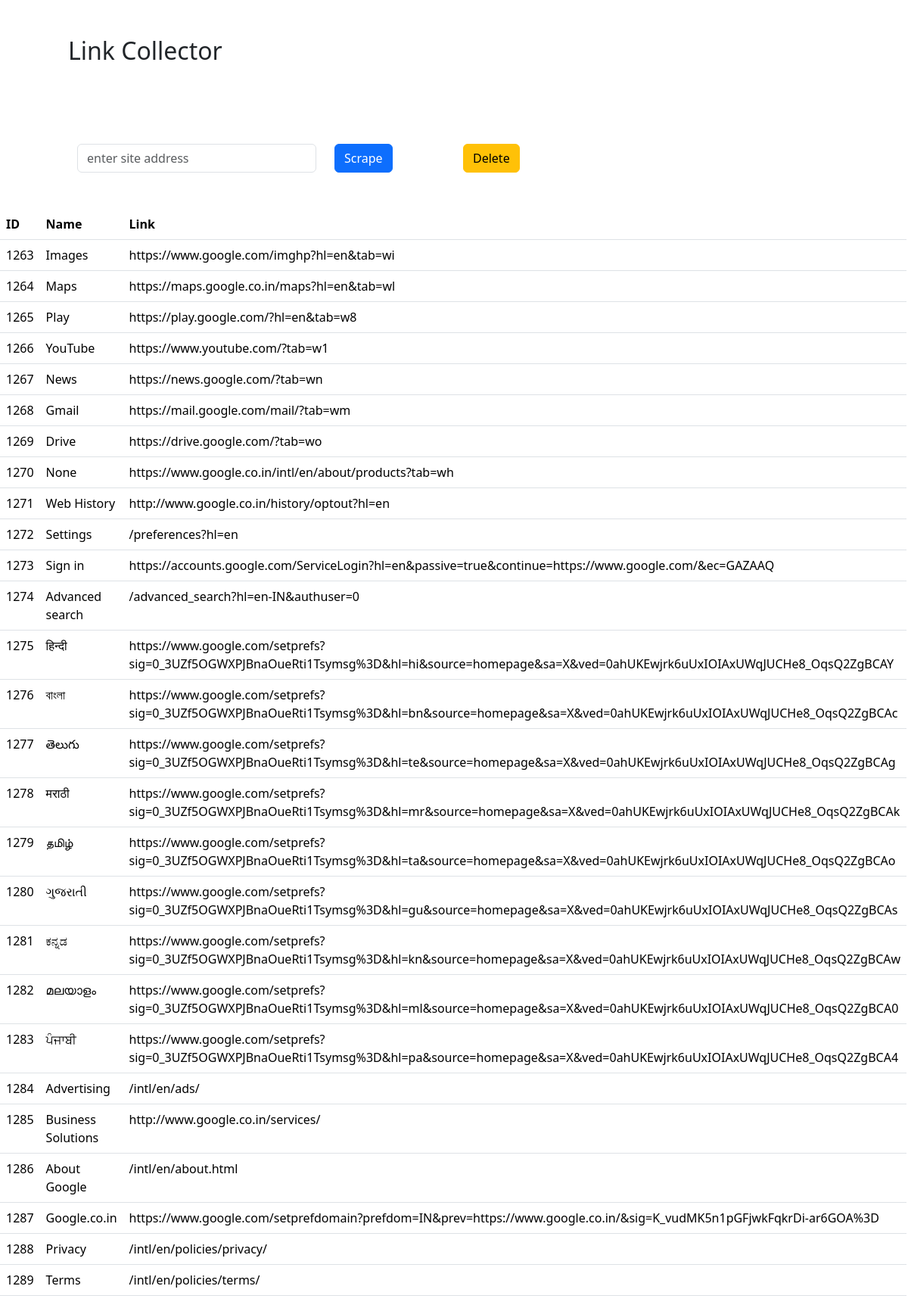
The page / on the database its author committed.
### myapp/models.py (models this page shows, shortened)
class Link(models.Model):
    address = models.CharField(max_length=1000, null=True, blank=True)
    name = models.CharField(max_length=1000, null=True, blank=True, default="no name provided")

### myapp/views.py (the view)
# urls.py: path('', views.scrape, name="scrape"),
def scrape(request):
    if request.method == "POST":
        site = request.POST.get('site', "")
        page = requests.get(site)
        soup = BeautifulSoup(page.text, 'html.parser')
        for link in soup.find_all('a'):
            link_address = (link.get('href'))
            link_text = link.string
            Link.objects.create(address = link_address, name = link_text)
        return HttpResponseRedirect('/')
    else:
        data = Link.objects.all()
    return render(request, 'myapp/result.html', {'data':data})

### myapp/templates/myapp/result.html (shortened to what this page needs)
<!DOCTYPE html>
<html lang="en">
<head>
    <link href="https://cdn.jsdelivr.net/npm/bootstrap@5.3.3/dist/css/bootstrap.min.css" rel="stylesheet">
</head>
<body>
    <div class="container">
        <div class="row">
            <div class="col-md-12 m-5">
                <h2>Link Collector</h2>
            </div>
        </div>
        <div class="row m-5">
            <div class="col-md-4">
                <form method="POST" action="/">
                    <input class="form-control" type="text" id="site" placeholder="enter site address" name="site">
                </div>
                <div class="col-md-2">
                    <button class="btn btn-primary" type="submit">Scrape</button>
                </div>
                <div class="col-md-6">
                    <a class="btn btn-warning"href="/delete">Delete</a>
                </div>
            </div>
        </div>
        <div class="row">
            <div class="col-md-8">
                <table class="table">
                    <thead class="thead-dark">
                        <tr style="background-color:aqua">
                            <th scope="col">ID</th>
                            <th scope="col">Name</th>
                            <th scope="col">Link</th>
                        </tr>
                    </thead>
                    <tbody>
                    {% for link in data %}
                        <tr>
                            <td>{{link.id}}</td>
                            <td>{{link.name}}</td>
                            <td>{{link.address}}</td>
                        </tr>
                    {% endfor %}
                    </tbody>
                </table>
            </div>
        </div>
</body>
</html>

### rows shown on the page
Link: id "1263", name "Images", address "https://www.google.com/imghp?hl=en&tab=wi"
Link: id "1264", name "Maps", address "https://maps.google.co.in/maps?hl=en&tab=wl"
Link: id "1265", name "Play", address "https://play.google.com/?hl=en&tab=w8"
Link: id "1266", name "YouTube", address "https://www.youtube.com/?tab=w1"
Link: id "1267", name "News", address "https://news.google.com/?tab=wn"
Link: id "1268", name "Gmail", address "https://mail.google.com/mail/?tab=wm"
Link: id "1269", name "Drive", address "https://drive.google.com/?tab=wo"
Link: id "1270", name "None", address "https://www.google.co.in/intl/en/about/products?tab=wh"
Link: id "1271", name "Web History", address "http://www.google.co.in/history/optout?hl=en"
Link: id "1272", name "Settings", address "/preferences?hl=en"
Link: id "1273", name "Sign in", address "https://accounts.google.com/ServiceLogin?hl=en&passive=true&continue=https://www.google.com/&ec=GAZAAQ"
Link: id "1274", name "Advanced search", address "/advanced_search?hl=en-IN&authuser=0"
Link: id "1275", name "हिन्दी", address "https://www.google.com/setprefs?sig=0_3UZf5OGWXPJBnaOueRti1Tsymsg%3D&hl=hi&source=homepage&sa=X&ved=0ahUKEwjrk6uUxIOIAxUWqJUCHe8_OqsQ2ZgBCAY"
Link: id "1276", name "বাংলা", address "https://www.google.com/setprefs?sig=0_3UZf5OGWXPJBnaOueRti1Tsymsg%3D&hl=bn&source=homepage&sa=X&ved=0ahUKEwjrk6uUxIOIAxUWqJUCHe8_OqsQ2ZgBCAc"
Link: id "1277", name "తెలుగు", address "https://www.google.com/setprefs?sig=0_3UZf5OGWXPJBnaOueRti1Tsymsg%3D&hl=te&source=homepage&sa=X&ved=0ahUKEwjrk6uUxIOIAxUWqJUCHe8_OqsQ2ZgBCAg"
Link: id "1278", name "मराठी", address "https://www.google.com/setprefs?sig=0_3UZf5OGWXPJBnaOueRti1Tsymsg%3D&hl=mr&source=homepage&sa=X&ved=0ahUKEwjrk6uUxIOIAxUWqJUCHe8_OqsQ2ZgBCAk"
Link: id "1279", name "தமிழ்", address "https://www.google.com/setprefs?sig=0_3UZf5OGWXPJBnaOueRti1Tsymsg%3D&hl=ta&source=homepage&sa=X&ved=0ahUKEwjrk6uUxIOIAxUWqJUCHe8_OqsQ2ZgBCAo"
Link: id "1280", name "ગુજરાતી", address "https://www.google.com/setprefs?sig=0_3UZf5OGWXPJBnaOueRti1Tsymsg%3D&hl=gu&source=homepage&sa=X&ved=0ahUKEwjrk6uUxIOIAxUWqJUCHe8_OqsQ2ZgBCAs"
Link: id "1281", name "ಕನ್ನಡ", address "https://www.google.com/setprefs?sig=0_3UZf5OGWXPJBnaOueRti1Tsymsg%3D&hl=kn&source=homepage&sa=X&ved=0ahUKEwjrk6uUxIOIAxUWqJUCHe8_OqsQ2ZgBCAw"
Link: id "1282", name "മലയാളം", address "https://www.google.com/setprefs?sig=0_3UZf5OGWXPJBnaOueRti1Tsymsg%3D&hl=ml&source=homepage&sa=X&ved=0ahUKEwjrk6uUxIOIAxUWqJUCHe8_OqsQ2ZgBCA0"
Link: id "1283", name "ਪੰਜਾਬੀ", address "https://www.google.com/setprefs?sig=0_3UZf5OGWXPJBnaOueRti1Tsymsg%3D&hl=pa&source=homepage&sa=X&ved=0ahUKEwjrk6uUxIOIAxUWqJUCHe8_OqsQ2ZgBCA4"
Link: id "1284", name "Advertising", address "/intl/en/ads/"
Link: id "1285", name "Business Solutions", address "http://www.google.co.in/services/"
Link: id "1286", name "About Google", address "/intl/en/about.html"
Link: id "1287", name "Google.co.in", address "https://www.google.com/setprefdomain?prefdom=IN&prev=https://www.google.co.in/&sig=K_vudMK5n1pGFjwkFqkrDi-ar6GOA%3D"
Link: id "1288", name "Privacy", address "/intl/en/policies/privacy/"
Link: id "1289", name "Terms", address "/intl/en/policies/terms/"
